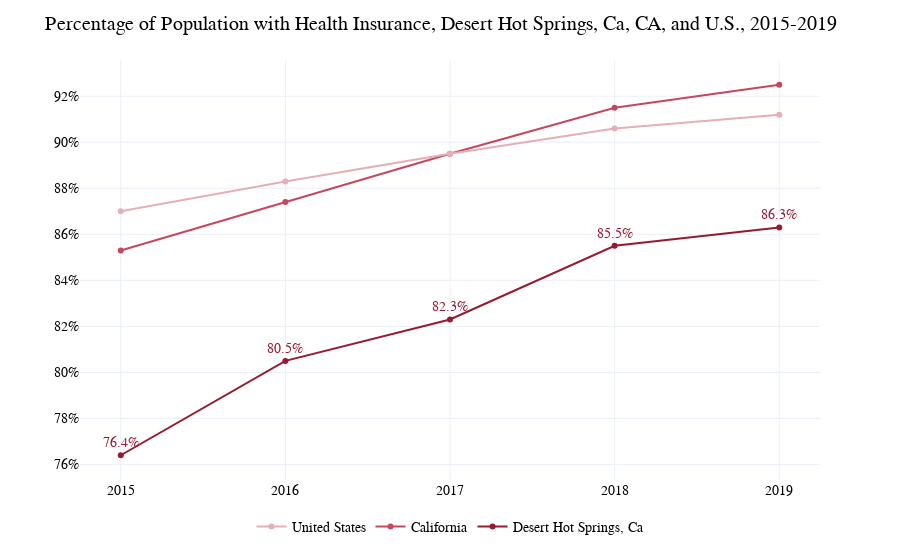
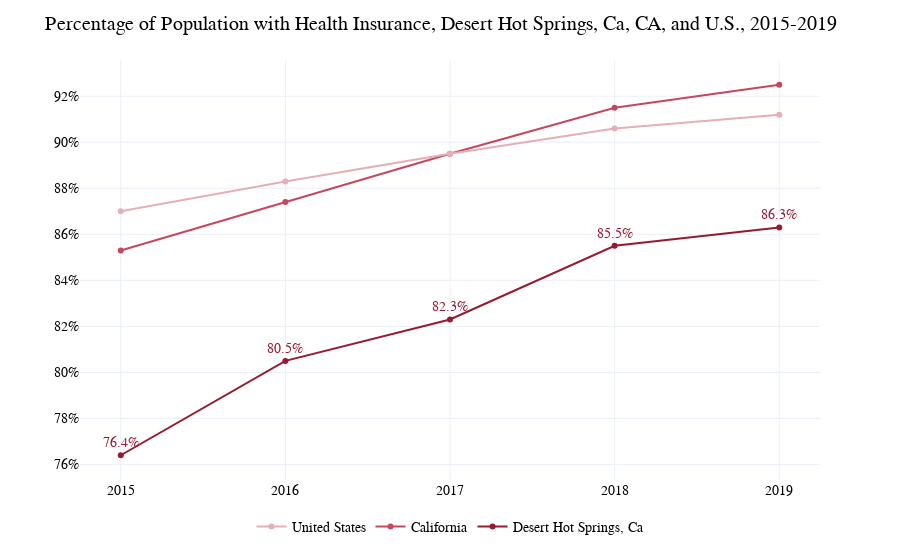

The notebook cell saved with these charts, in order:
### Code cell
await healthInsuranceCity(['desert hot springs, ca'], False, None)

### Figure 1 — Plotly figure (JSON) as saved in the notebook; plotly's stock layout.template omitted (floating-point values rounded to 4 significant figures)
{"data": [{"legendrank": 3, "line": {"color": "#961a30"}, "mode": "lines+markers+text", "name": "Desert Hot Springs, Ca", "text": ["76.4%", "80.5%", "82.3%", "85.5%", "86.3%"], "textfont": {"color": "#961a30", "family": "Old-style", "size": 14}, "textposition": "top center", "type": "scatter", "x": [2015, 2016, 2017, 2018, 2019], "y": [0.764, 0.805, 0.823, 0.855, 0.863]}, {"legendrank": 2, "line": {"color": "#c5485f"}, "name": "California", "type": "scatter", "x": [2015, 2016, 2017, 2018, 2019], "y": [0.853, 0.874, 0.895, 0.915, 0.925]}, {"legendrank": 1, "line": {"color": "#e6aeb7"}, "name": "United States", "type": "scatter", "x": [2015, 2016, 2017, 2018, 2019], "y": [0.87, 0.883, 0.895, 0.906, 0.912]}], "layout": {"font": {"color": "Black", "family": "Old-style", "size": 14}, "legend": {"orientation": "h", "tracegroupgap": 0, "x": 0.5, "xanchor": "center", "y": -0.15, "yanchor": "bottom"}, "margin": {"t": 60}, "title": {"text": "Percentage of Population with Health Insurance, Desert Hot Springs, Ca, CA, and U.S., 2015-2019"}, "xaxis": {"anchor": "y", "domain": [0, 1], "dtick": "M1", "tickformat": "%b\n%Y", "ticklabelmode": "period"}, "yaxis": {"anchor": "x", "domain": [0, 1], "hoverformat": "closest", "tickformat": ".0%"}}}

### Figure 2 — Plotly figure (JSON) as saved in the notebook; plotly's stock layout.template omitted (floating-point values rounded to 4 significant figures)
{"data": [{"legendrank": 3, "line": {"color": "#961a30"}, "mode": "lines+markers+text", "name": "Desert Hot Springs, Ca", "text": ["76.4%", "80.5%", "82.3%", "85.5%", "86.3%"], "textfont": {"color": "#961a30", "family": "Old-style", "size": 14}, "textposition": "top center", "type": "scatter", "x": [2015, 2016, 2017, 2018, 2019], "y": [0.764, 0.805, 0.823, 0.855, 0.863]}, {"legendrank": 2, "line": {"color": "#c5485f"}, "name": "California", "type": "scatter", "x": [2015, 2016, 2017, 2018, 2019], "y": [0.853, 0.874, 0.895, 0.915, 0.925]}, {"legendrank": 1, "line": {"color": "#e6aeb7"}, "name": "United States", "type": "scatter", "x": [2015, 2016, 2017, 2018, 2019], "y": [0.87, 0.883, 0.895, 0.906, 0.912]}], "layout": {"font": {"color": "Black", "family": "Old-style", "size": 14}, "legend": {"orientation": "h", "tracegroupgap": 0, "x": 0.5, "xanchor": "center", "y": -0.15, "yanchor": "bottom"}, "margin": {"t": 60}, "title": {"text": "Percentage of Population with Health Insurance, Desert Hot Springs, Ca, CA, and U.S., 2015-2019"}, "xaxis": {"anchor": "y", "domain": [0, 1], "dtick": "M1", "tickformat": "%b\n%Y", "ticklabelmode": "period"}, "yaxis": {"anchor": "x", "domain": [0, 1], "hoverformat": "closest", "tickformat": ".0%"}}}
